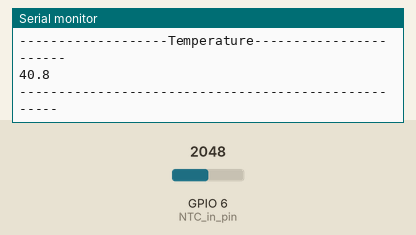
This program was run on a simulated ESP32-S3. Shown: the last lines printed to the serial monitor. The inputs (shaded band) are chosen by the test bench; at power-on: GPIO 6 (NTC_in_pin) = 2048.

Above: at 1.2 s.
1.3 s: GPIO 6 (NTC_in_pin) set to 2866
At 2.6 s:
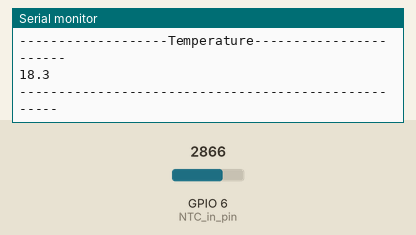
2.8 s: GPIO 6 (NTC_in_pin) set to 3603
At 3.9 s:
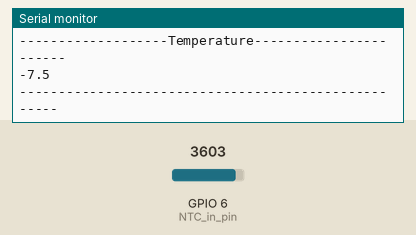
Timing chart, 0 to 5.8 s (numbered marks = the images above; inputs shaded):
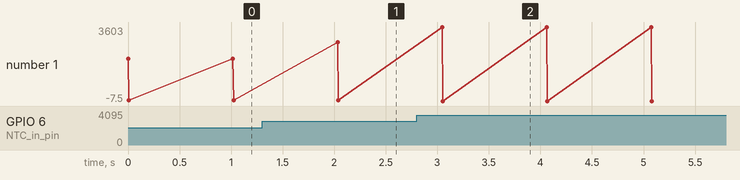

The program:

main.cpp
```cpp
#include <Arduino.h>
#include "lut.h"

float NTC_ADC2Temperature(unsigned int adc_value)
{
  return (float) NTC_table[adc_value] / (float)  10;
}

#define NTC_in_pin 6

void setup()
{
  pinMode(NTC_in_pin, INPUT);
  Serial.begin(115200);
}

void loop()
{
  Serial.println("----------------------------------------------------");

  Serial.println("--------------------ADC Value-----------------------");
  Serial.println(analogRead(NTC_in_pin));

  Serial.println("-------------------Temperature-----------------------");
  Serial.printf("%.1f\n\r", NTC_ADC2Temperature(analogRead(NTC_in_pin)));

  Serial.println("----------------------------------------------------\n");
  delay(1000);
}
```

Measured:
- after the input at 1.3 s, the serial monitor: prints a new line after 0.73 s (image 1)
- after the input at 2.8 s, the serial monitor: prints a new line after 0.25 s (image 2)
- plotted number 1: 40.8 → 18.3 after the input at 1.3 s, 18.3 → -7.5 after the input at 2.8 s
